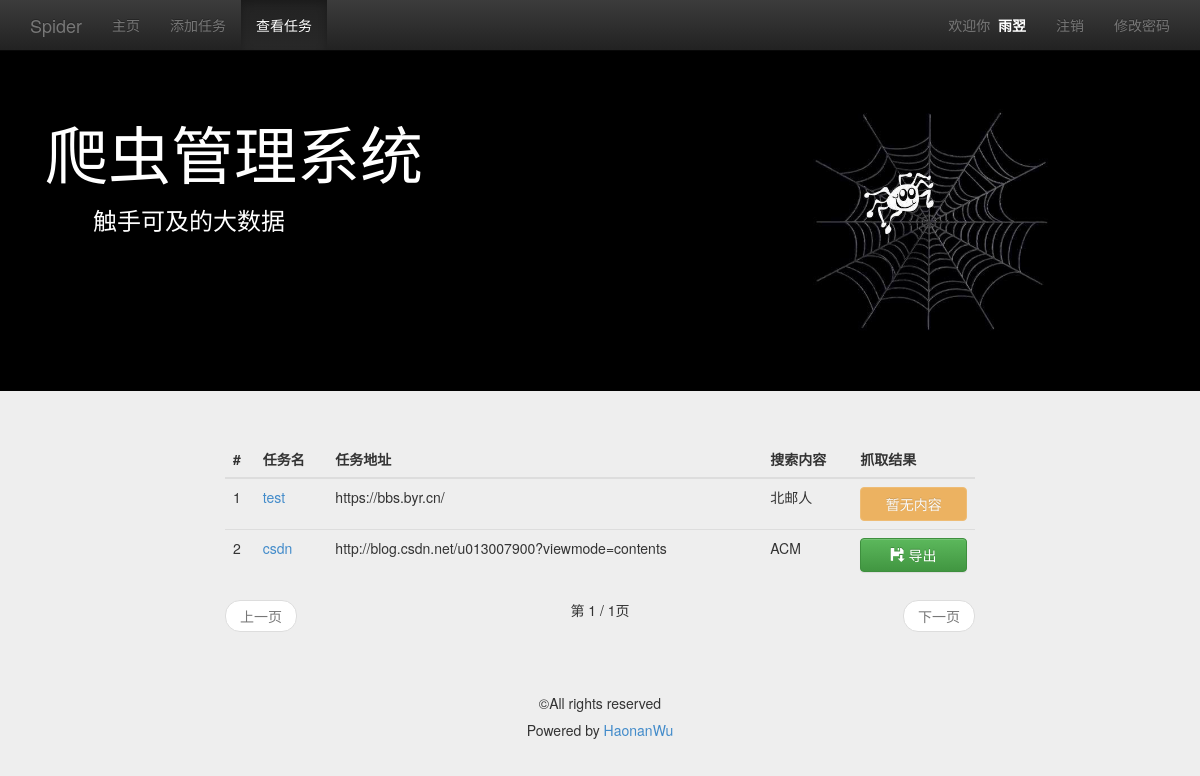
Page /view_task_list/ (signed in) on the committed database.
### management/models.py (models this page shows, shortened)
class MyUser(models.Model):
    user = models.OneToOneField(User)
    nickname = models.CharField(max_length=16)

class Task(models.Model):
    user = models.ForeignKey(MyUser, related_name='task')
    url = models.CharField(max_length=512, null=True)
    name = models.CharField(max_length=128)
    content = models.CharField(max_length=128, null=True)
    hasfile = models.BooleanField(default=False)

### management/views.py (the view)
# urls.py: url(r'^view_task_list/$', views.view_task_list, name='view_task_list'),
@login_required
def view_task_list(request):
    user = request.user
    task_list = Task.objects.filter(user=user.myuser)
    paginator = Paginator(task_list, 5)
    page = request.GET.get('page')
    try:
        task_list = paginator.page(page)
    except PageNotAnInteger:
        task_list = paginator.page(1)
    except EmptyPage:
        task_list = paginator.page(paginator.num_pages)
    content = {
        'user': user,
        'active_menu': 'view_task',
        'task_list': task_list,
    }
    return render(request, 'management/view_task_list.html', content)

### templates/management/view_task_list.html
{% extends "management/base.html" %} {% load staticfiles %} {% block title %}查看任务{% endblock %} {% block content %}
    <div class="container">
        <div class="row">
            <div class="col-md-8 col-md-offset-2">
                <br>
                <table class="table table-hover">
                    <thead>
                    <tr>
                        <th>#</th>
                        <th>任务名</th>
                        <th>任务地址</th>
                        <th>搜索内容</th>
                        <th>抓取结果</th>
                    </tr>
                    </thead>
                    <tbody>
                    {% for task in task_list %}
                        <tr>
                            <td>{{ forloop.counter }}</td>
                            <td><a href="{% url 'task_detail' %}?id={{ task.id }}">{{ task.name }}</a></td>
                            <td>{{ task.url }}</td>
                            <td>{{ task.content }}</td>
                            {% if task.hasfile == 0 %}
                                <td>
                                    <button class="btn btn btn-warning btn-block" disabled=""> 暂无内容
                                    </button>
                                </td>
                            {% else %}
                                <td>
                                    <button class="btn btn btn-success btn-block" type="export"
                                            onclick="begin_export()"><span
                                            class="glyphicon glyphicon-floppy-save"></span> 导出
                                    </button>
                                </td>
                            {% endif %}
                        </tr>
                    {% empty %}
                        <tr>
                            <td>暂无任务</td>
                        </tr>
                    {% endfor %}
                    </tbody>
                </table>
                <nav>
                    <ul class="pager">
                        {% if task_list.has_previous %}
                            <li class="previous"><a
                                    href="?typ={{ query_category }}&page={{ task_list.previous_page_number }}">上一页</a>
                            </li>
                        {% else %}
                            <li class="previous disabled"><a href="#">上一页</a></li>
                        {% endif %} 第 {{ task_list.number }} / {{ task_list.paginator.num_pages }}页
                        {% if task_list.has_next %}
                            <li class="next"><a href="?typ={{ query_category }}&page={{ task_list.next_page_number }}">下一页</a>
                            </li>
                        {% else %}
                            <li class="next disabled"><a href="#">下一页</a></li>
                        {% endif %}
                    </ul>
                </nav>
            </div>
        </div>
    </div>
{% endblock %}

### templates/management/base.html (shortened to what this page needs)
{% load staticfiles %}
<!DOCTYPE html>
<html lang="zh-cn">
<head>
    <link rel="stylesheet" type="text/css" href="{% static 'css/bootstrap.min.css' %}">
    <link rel="stylesheet" type="text/css" href="{% static 'css/bootstrap-theme.min.css' %}">
    <link rel="stylesheet" type="text/css" href="{% static 'css/base.css' %}">
</head>
<body>
<nav class="navbar navbar-inverse navbar-fixed-top" role="navigation">
    <div class="container">
        <div class="navbar-header">
            <a href="{% url 'homepage' %}" class="navbar-brand">Spider</a>
        </div>
        <div class="collapse navbar-collapse" id="navbar-collapse-basepage">
            <ul class="nav navbar-nav">
                <li id="homepage"><a href="{% url 'homepage' %}">主页</a></li>
                <li id="add_task"><a href="{% url 'add_task' %}">添加任务</a></li>
                <li id="view_task"><a href="{% url 'view_task_list' %}">查看任务</a></li>
            </ul>
            <ul class="nav navbar-nav navbar-right">
                {% if user %}
                    <li>
                        <p class="navbar-text">欢迎你&nbsp;&nbsp;<span id="base_name">{{ user.myuser.nickname }}</span></p>
                    </li>
                    <li><a href="{% url 'logout' %}">注销</a></li>
                    <li><a href="{% url 'set_password' %}">修改密码</a></li>
                {% else %}
                    <li><a href="{% url 'signup' %}">注册</a></li>
                    <li><a href="{% url 'login' %}">登录</a></li>
                {% endif %}
            </ul>
        </div>
    </div>
</nav>
<header class="jumbotron subhead" id="header-base">
    <div class="container">
        <div class="row">
            <div class="col-md-8">
                <h1>爬虫管理系统</h1>
                <h3>&emsp;&emsp;触手可及的大数据</h3>
            </div>
            <div class="col-md-4">
                <img src="{% static "img/spider.png" %}" style="width: 70%">
            </div>
        </div>
    </div>
</header>
{% block content %}{% endblock %}
<footer class="footer" role="contentinfo">
    <hr>
    <div class="container">
        <p class="text-center">©All rights reserved</p>
        <h5 class="text-center"> Powered by&nbsp;<a href="https://github.com/Mr-Phoebe">HaonanWu</a></h5>
    </div>
</footer>
</body>
</html>

### management/static/css/base.css (style rules this page uses)
body { padding-top: 50px; background-color: #eeeeee; }
#header-base { background-color: #000; color: #fff; }
#base_name { color: #fff; font-weight: bold; }

### rows in the picture
Task: name "test", url "https://bbs.byr.cn/", content "北邮人", hasfile "暂无内容"
Task: name "csdn", url "http://blog.csdn.net/u013007900?viewmode=contents", content "ACM", hasfile True (drawn)

### other values in the picture
{{ user.myuser.nickname }} "雨翌"
{{ task_list.number }} "1"
{{ task_list.paginator.num_pages }} "1"
